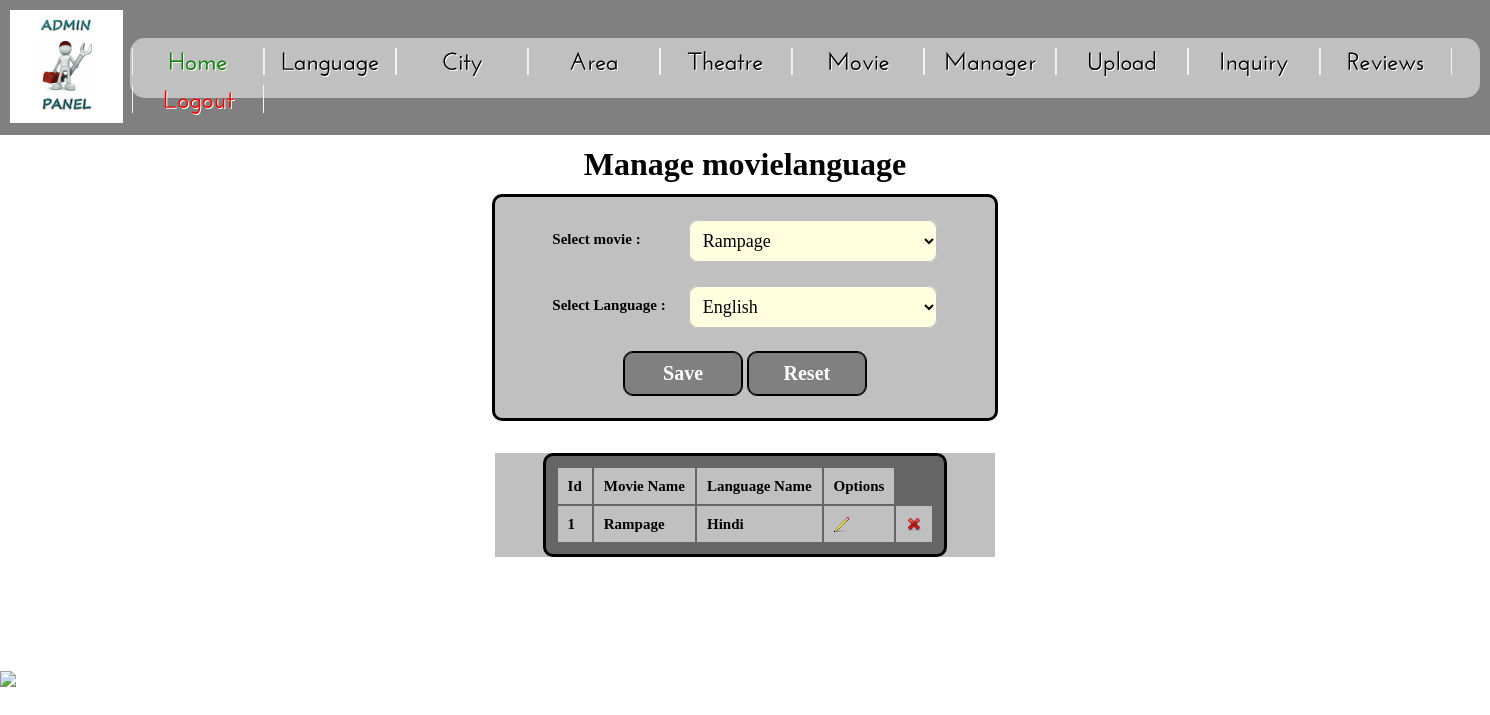
Page /admin/movielanguage.php (signed in) on the committed database.
### tables this page shows
CREATE TABLE `movielanguagemaster` (
  `movielanguageid` int(4) NOT NULL auto_increment,
  `movieid` int(4) NOT NULL,
  `languageid` int(4) NOT NULL,
  PRIMARY KEY  (`movielanguageid`)
);

CREATE TABLE `moviemaster` (
  `movieid` int(4) NOT NULL auto_increment,
  `languageid` int(4) NOT NULL,
  `moviename` varchar(30) NOT NULL,
  `startdate` date NOT NULL,
  `description` varchar(10000) default NULL,
  `image` varchar(100) NOT NULL,
  `youtubelink` varchar(200) NOT NULL,
  PRIMARY KEY  (`movieid`)
);

CREATE TABLE `languagemaster` (
  `languageid` int(4) NOT NULL auto_increment,
  `languagename` varchar(20) NOT NULL,
  PRIMARY KEY  (`languageid`)
);

### admin/movielanguage.php (the view, shortened to what this page needs)
<?php
	include('header.php');
?>
<h1>Manage movielanguage </h1>
<form name="frm" method="get">
<div style="background-color:silver;width:500px;border-radius:10px;border:3px solid black;">
<table>
	<tr>
		<td>Select movie :
		<td><select class="txt" name="txtmovieid" id="txtmovieid">
		<?php
			$sql="select *from moviemaster";
			$res=mysql_query($sql);
			while($row=mysql_fetch_array($res))
			{
		?>
				<option <?php if($_REQUEST['movieid']==$row[0]){ ?> selected <?php } ?> value="<?php echo $row['movieid']; ?>"><?php echo $row['moviename']; ?>
		<?php
			}
		?>
			</select>
	<tr>
		<td>Select Language :
		<td><select class="txt" name="txtlanguageid" id="txtlanguageid">
		<?php
			$sql="select *from languagemaster";
			$res=mysql_query($sql);
			while($row=mysql_fetch_array($res))
			{
		?>
				<option <?php if($_REQUEST['languageid']==$row[0]){ ?> selected <?php } ?> value="<?php echo $row['languageid']; ?>"><?php echo $row['languagename']; ?>
		<?php
			}
		?>
			</select>
	<tr>
		<td colspan=2 align=center>
			<?php
				if($_REQUEST['mode']=="Update")
				{
			?>
				<input class="button" type="submit" name="submit" id="submit" value="Update">
			<?php
				}
				else
				{
			?>
				<input class="button" type="submit" name="submit" id="submit" value="Save">
			<?php
				}
			?>
			<input class="button" type="reset" name="reset" id="reset" value="Reset">
	</tr>
</table>
</div>
</form>
<?php
	$sql="Select *from movielanguagemaster order by movielanguageid";
	$res=mysql_query($sql);
?>
	<br><br>
	<div style="background-color:silver;width:500px;">
	<table width="100%"  class=tabledata>
		<tr><td align="center">Id<td align=center>Movie Name<td align=center>Language Name<td align=center>Options</tr>
<?php
		while($row=mysql_fetch_array($res))
		{
			$id=$row[0];
			$movieid=$row[1];
			$languageid=$row[2];
			$s="select moviename from moviemaster where movieid=$movieid";
			$r=mysql_query($s);
			$row1=mysql_fetch_array($r);
			$s="select languagename from languagemaster where languageid=$languageid";
			$r=mysql_query($s);
			$row2=mysql_fetch_array($r);
			echo "<tr>";
			echo "<td>".$row['movielanguageid'];
			echo "<td>".$row1['moviename'];
			echo "<td>".$row2['languagename'];
			echo "<td><a href='movielanguage.php?movielanguageid=$id&movieid=$movieid&languageid=$languageid&mode=Update'><img src='pencil.png'></a>";
			echo "<td><a href='movielanguage.php?movielanguageid=$id&submit=Delete' onclick='return delete1();'><img src='cross.png'></a>";
		}
?>
	</table>
</div>

### admin/css/style1.css (style rules this page uses)
html, body, div, span, applet, object, iframe, p, blockquote, pre, a, abbr, acronym, address, big, cite, code, del, dfn, em, font, img, ins, kbd, q, s, samp, small, strike, strong, sub, sup, tt, var, b, u, i, center, dl, dt, dd, ol, ul, li, fieldset, form, label, legend, table, caption, tbody, tfoot, thead, tr, th, td, article, aside, details, figcaption, figure, footer, header, hgroup, mark, menu, meter, nav, output, progress, section, summary, time { margin:0; padding:0; border:0; outline:0; font-size:100%; vertical-align:baseline; background:transparent; }
html, body { height:100%; }
img { border:0; vertical-align:top; text-align:left; }
table, table td { background-color:silver; padding:10px; color:black; font-size:15px; font-weight:bold; }
.tabledata { border-radius:10px; width:auto; background-color:#666666; color:silver; border:3px solid black; }
input, select, textarea { font-family:Arial-Black; font-size:1em; vertical-align:middle; font-weight:normal; margin:0; padding:0; }
html { min-width:1088px; }
body { font-family:Arial-Black; font-size:100%; line-height:1em; color:#000; }
a { color:#74be00; outline:none; }
.button { display: inline-block; padding: 10px; background-color: gray; border-radius: 10px; text-decoration: none; color: white; width:120px; font-size: 20px; font-weight:bold; border: solid 1px black; box-shadow: inset 0px 0px 0px 1px black; }
.txt { display: inline-block; padding: 10px 10px 10px 10px; background-color: lightyellow; border-radius: 10px; width:250px; text-decoration: none; color: #000000; font-size: 18px; border: solid 1px silver; box-shadow: inset 0px 0px 0px 1px silver; }

### rows in the picture
movielanguagemaster: movielanguageid "1", movieid.moviename "Rampage", languageid.languagename "Hindi"

### other values in the picture
form field txtmovieid "Rampage"
form field txtlanguageid "English"
